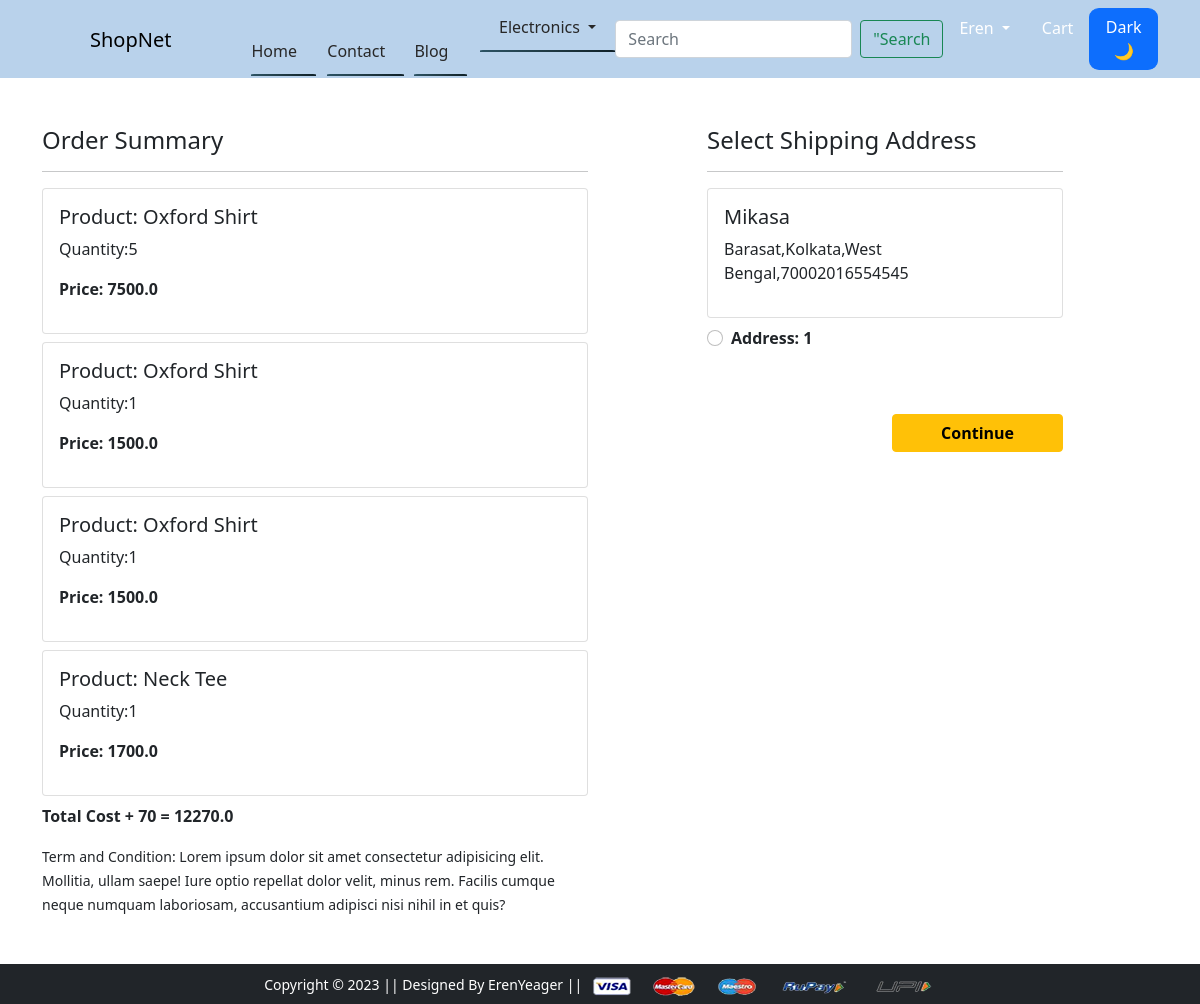
Screenshot of /checkout/ (signed in) with the database file from the repository.
### app/models.py (models this page shows, shortened)
class Cart(models.Model):
    user = models.ForeignKey(User , on_delete=models.CASCADE)
    product = models.ForeignKey(Product,on_delete=models.CASCADE)
    quantity = models.PositiveIntegerField(default=1)
    @property
    def total_cost(self):
        return self.quantity * self.product.discounted_price

class Product(models.Model):
    title = models.CharField(max_length=100)
    selling_price = models.FloatField()
    discounted_price = models.FloatField()
    description = models.TextField(default=1)
    brand = models.CharField(max_length=100)
    category = models.CharField(choices=CATEGORY_CHOICES,max_length=15)
    product_image = models.ImageField(upload_to ='productimg')

class Customer(models.Model):
    user = models.ForeignKey(User , on_delete=models.CASCADE)
    name = models.CharField(max_length=200)
    locality = models.CharField(max_length=200)
    city = models.CharField(max_length=50)
    zipcod = models.IntegerField()
    state = models.CharField(choices=STATE_CHOICES, max_length=50)

### app/views.py (the view)
# urls.py: path('checkout/', views.checkout, name='checkout'),
def checkout(request):
    user = request.user
    add = Customer.objects.filter(user=user)
    cart_items = Cart.objects.filter(user=user)
    amount = 0.0
    shipping_amount = 70.0
    totalamount = 0.0
    cart_product = [p for p in Cart.objects.all() if p.user == request.user]
    if cart_product:
        for p in cart_product:
            tempamount = (p.quantity * p.product.discounted_price)
            amount += tempamount
        totalamount = amount + shipping_amount
    return render(request, 'app/checkout.html', {'add':add , 'totalamount':totalamount, 'cart_items':cart_items})

### app/templates/app/checkout.html (shortened to what this page needs)
{% extends 'app/base.html' %}
{% load static %}
{% block main-content %}
<div class="container">
 <div class="row mt-5">
  <div class="col-sm-6">
    <h4>Order Summary</h4>
    <hr>
    {% for item in cart_items %}
      <div class="card mb-2">
        <div class="card-body">
          <h5>Product: {{item.product.title}}</h5>
          <p>Quantity:{{item.quantity}}</p>
          <p class="fw-bold">Price: {{item.total_cost}}</p>
        </div>
      </div>
      {% endfor %}
      <p class="fw-bold"> Total Cost + 70 = {{totalamount}}</p>
    <small>Term and Condition: Lorem ipsum dolor sit amet consectetur adipisicing elit. Mollitia, ullam saepe! Iure optio repellat dolor velit, minus rem. Facilis cumque neque numquam laboriosam, accusantium adipisci nisi nihil in et quis?</small>
  </div>
  <div class="col-sm-4 offset-sm-1">
    <h4>Select Shipping Address</h4>
    <hr>
    <form action="/paymentdone">
      {% for ad in add %}
      <div class="card">
        <div class="card-body">
        <h5>{{ad.name}}</h5>
        <p>{{ad.locality}},{{ad.city}},{{ad.state}},{{ad.zipcod}}</p>
        </div>
      </div>
        <div class="form-check mt-2 mb-5">
          <input class="form-check-input" type="radio" name="custid" id="custadd{{forloop.counter}}" value="{{ad.id}}">
          <label class="form-check-label fw-bold" for="">
            Address: {{forloop.counter}} </label>
        </div>
        {% endfor %}
        <div class="text-end">
          <button type="submit" class="btn btn-warning mt-3 px-5 fw-bold">Continue</button>
        </div>
      </form>
    </div>
  </div>
</div>
{% endblock main-content %}

### app/templates/app/base.html (shortened to what this page needs)
<!doctype html>
{% load static %}
<html lang="en">
  <head>
    <link href="https://cdn.jsdelivr.net/npm/bootstrap@5.0.0-beta1/dist/css/bootstrap.min.css" rel="stylesheet">
    <link rel="stylesheet" href="{% static 'app/css/owl.carousel.min.css' %}">
    <link rel="stylesheet" href="{% static 'app/css/all.min.css' %}">
    <link rel="stylesheet" href="{% static 'app/css/style.css' %}">
    <link rel="stylesheet" href="{% static 'app/css/nav.css' %}">
  </head>
  <body>
    <nav class="navbar navbar-expand-lg ">
     <div class="container">
      <h2><a class="navbar-brand mx-5" style="color:black;"href="/">ShopNet</a></h2>
       <div class="collapse navbar-collapse" id="navbarSupportedContent">
         <ul class="navbar-nav me-auto mb-2 mb-lg-0">
          <div class="nav">
            <ul>
              <li><a aria-current="page" href="/">Home</a></li>
              <li><a href="{% url 'contact' %}">Contact</a></li>
            <li><a href="{% url 'blog' %}">Blog</a></li>
              <li class="nav-item dropdown">
                <a class="dropdown-toggle" href="#" role="button" data-bs-toggle="dropdown" aria-expanded="false">
                  Electronics
                </a>
              </li>
            </ul>
            </div>
         </ul>
         <form action="{% url 'searchpage' %}" class="d-flex " role="search">
          <input class="form-control me-2 " type="search" placeholder="Search" name="q" aria-label="Search" value="{{query}}">
          <button class="btn btn-outline-success" type="submit">"Search</button>
        </form>
         <div>
          <ul class="navbar-nav me-auto mb-2 mb-lg-0">
            {% if request.user.is_authenticated %}
           <li class="nav-item dropdown mx-2">
              <a class="nav-link dropdown-toggle text-white" href="#" id="profileDropdown" role="button" data-bs-toggle="dropdown" aria-expanded="false">
                <span class="text-capitalize"> {{request.user.username}}
              </a>
            </li>
            <li class="nav-item mx-2">
             <a href="{% url 'showcart' %}" class="nav-link text-white"> Cart </a>
            </li>
            {% endif %}
            <button id="dark-mode-btn" class="btn btn-primary darkbutton" onclick="toggleDarkMode()">Dark🌙 </button>
          </ul>
         </div>
       </div>
     </div>
    </nav>
    {% block main-content %} {% endblock main-content %}
    <footer class="container-fluid bg-dark text-center p-2 mt-5">
        <small class="text-white">Copyright &copy; 2023 || Designed By ErenYeager || </small>
        <img src="{% static 'app/images/payment.png' %}" alt="" srcset="" class="img-fluid" height="2px">
    </footer>
  </body>
</html>

### app/static/app/css/nav.css (style rules this page uses)
.nav ul { display: flex; list-style: none; }
.nav ul li { margin: lem; }
.nav ul li a { text-decoration: none; padding: 0.2rem 1.2rem 0.9rem 1.2rem; border-radius: 10px 10px 0 0; color: rgb(39 39 39); transition: all .4s; position: relative; z-index: 1; }
.nav ul li a::before { content: ''; position: absolute; bottom: 0; left: 0; width: 100%; height: 41px; border-radius: 10px 10px 0 0; background: #853333; transform-origin: bottom; background: linear-gradient(to right, #2C5364, #203A43, #0F2027); transform: scaleY(0.05); z-index: -1; transition: all .4s; }
.navbar { background-color: rgb(185 210 235); }

### rows the page displays
Cart: product "Oxford Shirt", quantity "5", total_cost "7500.0"
Cart: product "Oxford Shirt", quantity "1", total_cost "1500.0"
Cart: product "Oxford Shirt", quantity "1", total_cost "1500.0"
Cart: product "Neck Tee", quantity "1", total_cost "1700.0"
Customer: name "Mikasa", locality "Barasat", city "Kolkata", state "West Bengal", zipcod "70002016554545"

### other values shown
{{ request.user.username }} "Eren"
{{ totalamount }} "12270.0"
